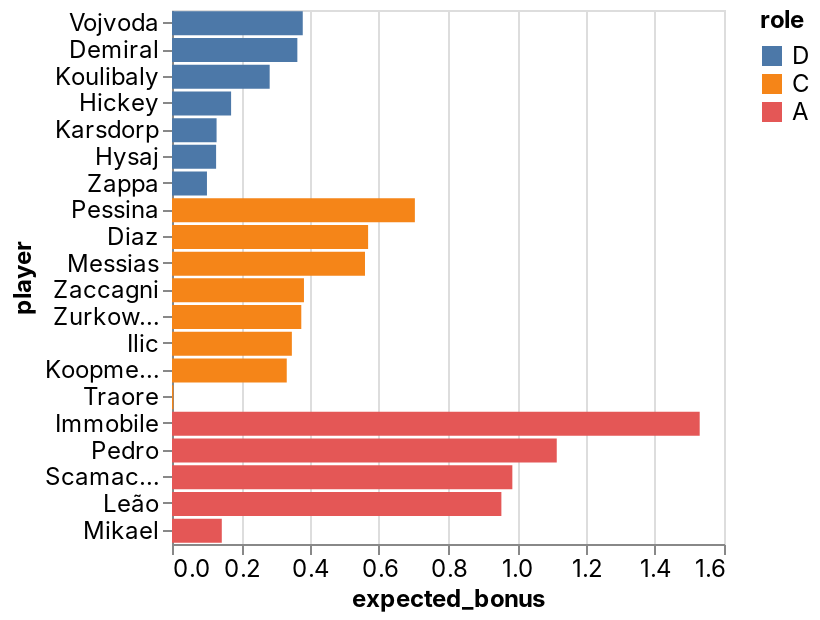

Notebook cell for this chart:
### Code cell
_deepnote_run_altair(team, """{"$schema":"https://vega.github.io/schema/vega-lite/v4.json","mark":{"type":"bar","tooltip":{"content":"data"}},"height":220,"autosize":{"type":"fit"},"data":{"name":"placeholder"},"encoding":{"x":{"field":"expected_bonus","type":"quantitative","sort":null,"scale":{"type":"linear","zero":false}},"y":{"field":"player","type":"nominal","sort":null,"scale":{"type":"linear","zero":true}},"color":{"field":"role","type":"nominal","sort":null,"scale":{"type":"linear","zero":false}}}}""")

### Figure 1 — Vega-Lite specification as saved in the notebook (floating-point values rounded to 4 significant figures)
{"config": {"view": {"continuousWidth": 400, "continuousHeight": 300}, "area": {"fill": "#51C0E9"}, "axis": {"labelFont": "Inter, sans-serif", "labelFontSize": 12, "labelFontWeight": "normal", "labelLimit": 60, "labelOverlap": "greedy", "titleFont": "Inter, sans-serif", "titleFontSize": 12, "titleFontWeight": "bold"}, "background": "#ffffff", "legend": {"labelFont": "Inter, sans-serif", "labelFontSize": 12, "titleFont": "Inter, sans-serif", "titleFontSize": 12, "titleFontWeight": "bold"}, "line": {"stroke": "#51C0E9", "strokeWidth": 2}, "rect": {"fill": "#51C0E9"}, "title": {"anchor": "start", "color": "#000000", "font": "Inter, sans-serif", "fontSize": 22, "fontWeight": "normal"}}, "data": {"name": "data-a53df92f9f8b76b329a6c64e7e8ee05b"}, "mark": {"type": "bar", "tooltip": {"content": "data"}}, "autosize": {"type": "fit"}, "encoding": {"color": {"type": "nominal", "field": "role", "scale": {"type": "linear", "zero": false}, "sort": null}, "x": {"type": "quantitative", "field": "expected_bonus", "scale": {"type": "linear", "zero": false}, "sort": null}, "y": {"type": "nominal", "field": "player", "scale": {"type": "linear", "zero": true}, "sort": null}}, "height": 300, "width": "container", "$schema": "https://vega.github.io/schema/vega-lite/v4.json", "datasets": {"data-a53df92f9f8b76b329a6c64e7e8ee05b": [{"fanta_team": "Scansuolo ", "role": "D", "player": "Vojvoda", "team": "Torino", "opponent": "Spezia", "date": "2022-04-24T00:00:00", "expected_bonus": 0.379}, {"fanta_team": "Scansuolo ", "role": "D", "player": "Demiral", "team": "Atalanta", "opponent": "Venezia", "date": "2022-04-24T00:00:00", "expected_bonus": 0.3633}, {"fanta_team": "Scansuolo ", "role": "D", "player": "Koulibaly", "team": "Napoli", "opponent": "Empoli", "date": "2022-04-24T00:00:00", "expected_bonus": 0.2831}, {"fanta_team": "Scansuolo ", "role": "D", "player": "Hickey", "team": "Bologna", "opponent": "Udinese", "date": "2022-04-24T00:00:00", "expected_bonus": 0.1713}, {"fanta_team": "Scansuolo ", "role": "D", "player": "Karsdorp", "team": "Roma", "opponent": "Inter", "date": "2022-04-24T00:00:00", "expected_bonus": 0.1292}, {"fanta_team": "Scansuolo ", "role": "D", "player": "Hysaj", "team": "Lazio", "opponent": "AC Milan", "date": "2022-04-24T00:00:00", "expected_bonus": 0.1278}, {"fanta_team": "Scansuolo ", "role": "D", "player": "Zappa", "team": "Cagliari", "opponent": "Genoa", "date": "2022-04-24T00:00:00", "expected_bonus": 0.1013}, {"fanta_team": "Scansuolo ", "role": "C", "player": "Pessina", "team": "Atalanta", "opponent": "Venezia", "date": "2022-04-24T00:00:00", "expected_bonus": 0.704}, {"fanta_team": "Scansuolo ", "role": "C", "player": "Diaz", "team": "AC Milan", "opponent": "Lazio", "date": "2022-04-24T00:00:00", "expected_bonus": 0.5684}, {"fanta_team": "Scansuolo ", "role": "C", "player": "Messias", "team": "AC Milan", "opponent": "Lazio", "date": "2022-04-24T00:00:00", "expected_bonus": 0.5594}, {"fanta_team": "Scansuolo ", "role": "C", "player": "Zaccagni", "team": "Lazio", "opponent": "AC Milan", "date": "2022-04-24T00:00:00", "expected_bonus": 0.3825}, {"fanta_team": "Scansuolo ", "role": "C", "player": "Zurkowski", "team": "Empoli", "opponent": "Napoli", "date": "2022-04-24T00:00:00", "expected_bonus": 0.3748}, {"fanta_team": "Scansuolo ", "role": "C", "player": "Ilic", "team": "Verona", "opponent": "Sampdoria", "date": "2022-04-24T00:00:00", "expected_bonus": 0.3474}, {"fanta_team": "Scansuolo ", "role": "C", "player": "Koopmeiners", "team": "Atalanta", "opponent": "Venezia", "date": "2022-04-24T00:00:00", "expected_bonus": 0.3326}, {"fanta_team": "Scansuolo ", "role": "C", "player": "Traore", "team": "Sassuolo", "opponent": "Juventus", "date": "2022-04-24T00:00:00", "expected_bonus": 0.003888}, {"fanta_team": "Scansuolo ", "role": "A", "player": "Immobile", "team": "Lazio", "opponent": "AC Milan", "date": "2022-04-24T00:00:00", "expected_bonus": 1.53}, {"fanta_team": "Scansuolo ", "role": "A", "player": "Pedro", "team": "Cagliari", "opponent": "Genoa", "date": "2022-04-24T00:00:00", "expected_bonus": 1.115}, {"fanta_team": "Scansuolo ", "role": "A", "player": "Scamacca", "team": "Sassuolo", "opponent": "Juventus", "date": "2022-04-24T00:00:00", "expected_bonus": 0.9865}, {"fanta_team": "Scansuolo ", "role": "A", "player": "Leão", "team": "AC Milan", "opponent": "Lazio", "date": "2022-04-24T00:00:00", "expected_bonus": 0.9547}, {"fanta_team": "Scansuolo ", "role": "A", "player": "Mikael", "team": "Salernitana", "opponent": "Fiorentina", "date": "2022-04-24T00:00:00", "expected_bonus": 0.1443}]}}
